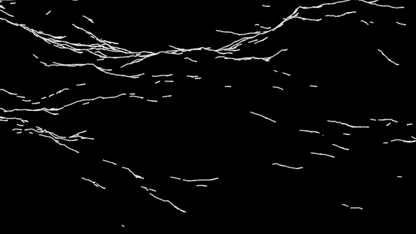
#> input picture starland/media/blackwaves.gif, 416 x 234 px
$ python VOICES_LOUD.py
#> lines starting #> are read from the running program, lines starting #| are printed output that depends on the picture
from PIL import Image, ImageSequence

def dither_gif(input_path, output_path):
    # Open the GIF image
#> called with input_path = 'media/blackwaves.gif', output_path = 'x.gif'
    gif = Image.open(input_path)
#> gif is the input picture: PIL image 416x234 P; min 0, max 255, mean 7.2

    # Create a list to hold each frame after processing
    frames = []

    # Loop through each frame in the GIF
    for frame in ImageSequence.Iterator(gif):
        # Convert the frame to grayscale
        grayscale_frame = frame.convert('L')

        # Apply dithering
        dithered_frame = grayscale_frame.convert('1', dither=Image.FLOYDSTEINBERG)

        # Append the processed frame to the list
        frames.append(dithered_frame)
#> this loop made 66 passes
#> pass 1, in dither_gif, `dithered_frame = grayscale_frame.convert('1', dither=Image.FLOYDSTEINB..`:
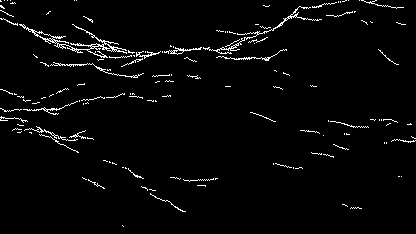
#> dithered_frame: PIL image 416x234 1; 2.8% white in thin lines or dots
#> pass 2, in dither_gif, `grayscale_frame = frame.convert('L')`:
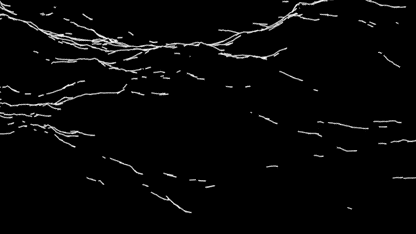
#> grayscale_frame: PIL image 416x234 L; min 0, max 255, mean 6.8
#> pass 2, in dither_gif, `dithered_frame = grayscale_frame.convert('1', dither=Image.FLOYDSTEINB..`:
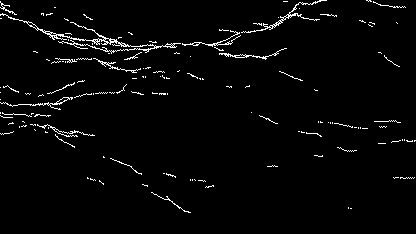
#> dithered_frame: PIL image 416x234 1; 2.6% white in thin lines or dots
#> after the loop, frames = 66 items

    # Save each frame as a separate image
    for i, frame in enumerate(frames):
        frame.save(f"{output_path}_frame_{i}.png")

# Example usage
input_path = 'media/blackwaves.gif'
output_path = 'x.gif'
dither_gif(input_path, output_path)
